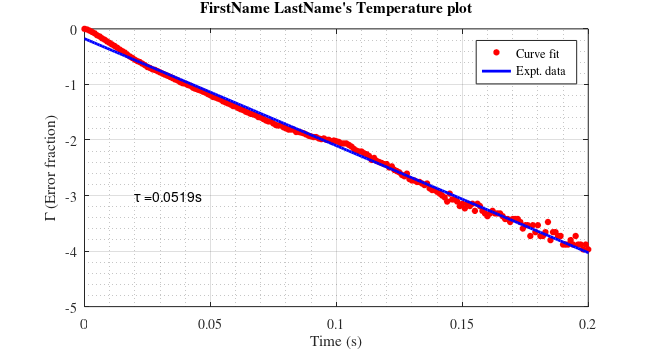
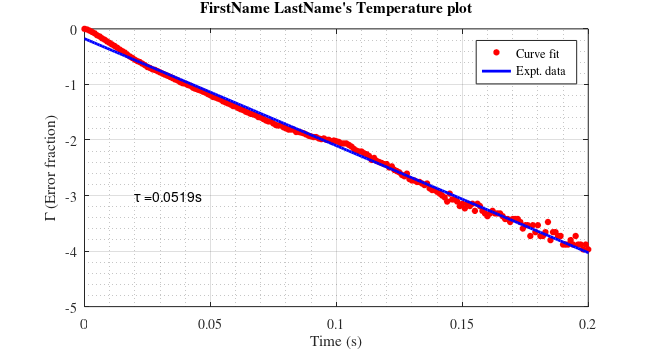

MATLAB code to generate these figures, in order:
clear all
close all
clc

fid = fopen('TimeSeries_Temperature_01.dat'); istr = 1697;iend = 1900;
line1 = fgetl(fid);
data = fscanf(fid,'%f \n', [2 inf]);
time1 = data(1,istr:iend) - data(1,istr);
temperature1 = data(2,istr:iend);
fclose(fid);
Tss = 97.6; % steady state value from thermo meter
Y2 = log((temperature1-Tss)./(temperature1(1) - Tss)); % Error fraction operation
%% Performing Regression Analysis
[p,s] = polyfit(time1,Y2,1); % Curve fitting data with 1st order fit
xfit = time1;% Generating x-data for curve fitting
yfit = polyval(p,xfit);

%% Generating figure with specific size
figure(1)
set(gcf,'unit','inches','position',[0.50 0.50 6.50 3.50],...
        'defaultaxesfontsize',10,'defaultaxesfontname','times');
plot(time1,Y2,'ro','markersize',4,'markerfacecolor','r');hold on
plot(xfit,yfit,'b-','linewidth',2); 
legend('Curve fit','Expt. data','location','northeast')
text(0.02,-3,sprintf('%s%3.4f%s','\tau =',-1/p(1),'s'))
title('FirstName LastName''s Temperature plot')
ylabel('\Gamma (Error fraction)')
xlabel('Time (s)')
xlim([0 0.2])
grid on
grid minor

% % % Saving the files in png and pdf format
figName = ['PostLabPlot_Part2'];
set(gcf,'PaperPositionMode','auto')
print(figName,'-dpng','-r600')
set(gcf,'PaperUnits','inches','Units','inches');
figpos = get(gcf,'Position');
set(gcf,'PaperSize',figpos(3:4),'Units','inches');
print(figName,'-dpdf','-r600')
